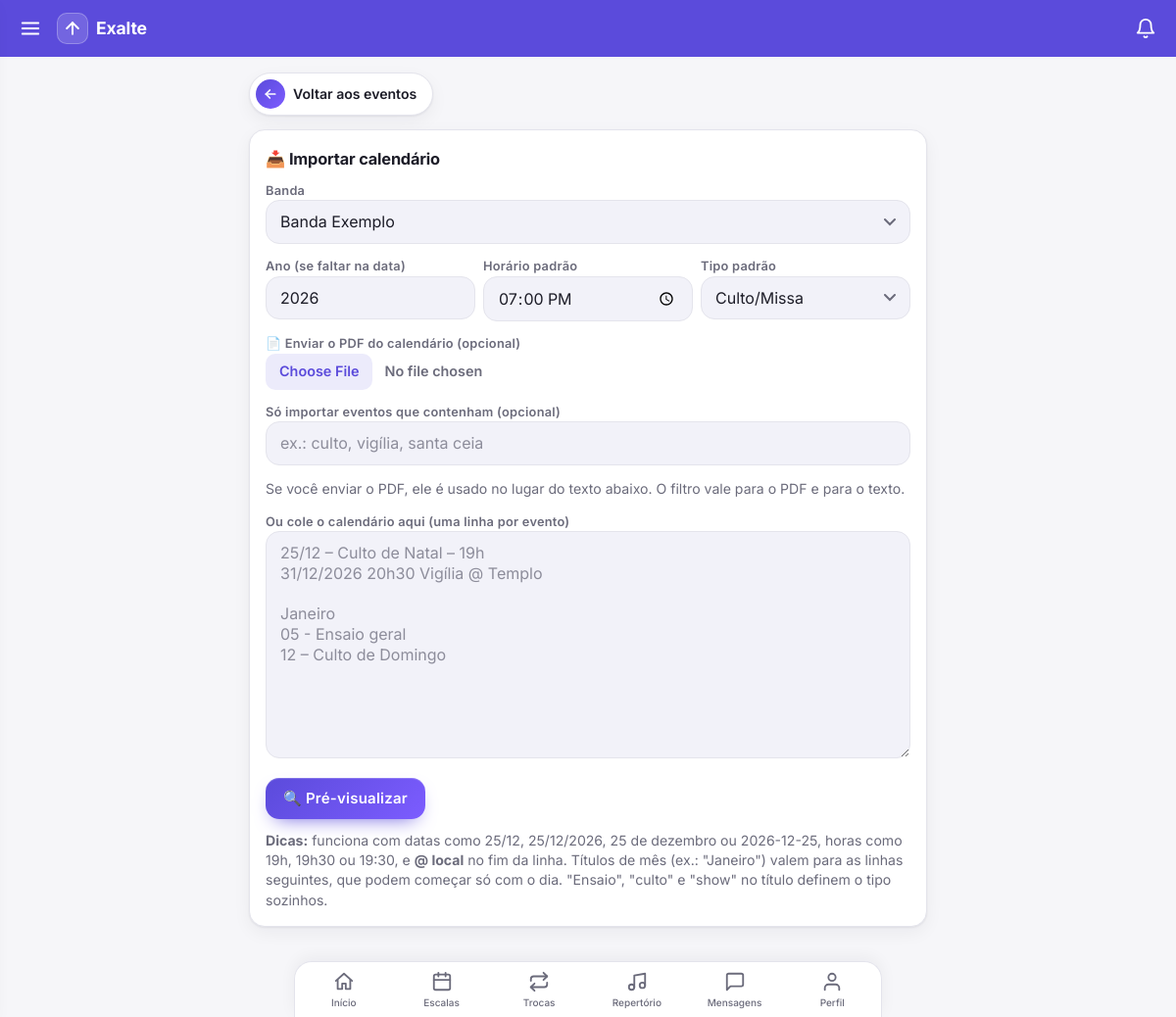
Page /eventos/importar/ (signed in) on the earlier database version.
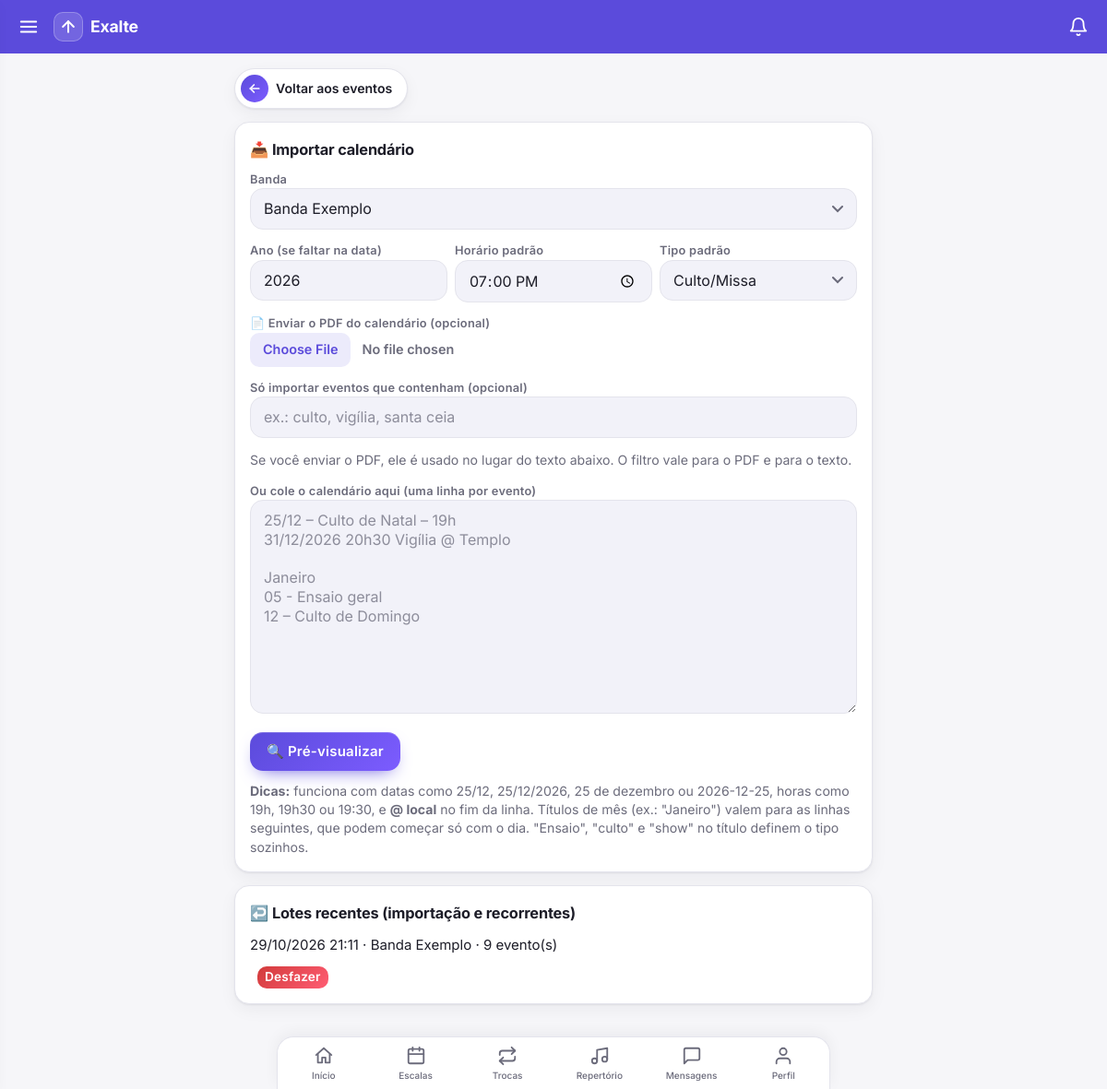
Same page on the later database version.
### core/models.py (models this page shows)
class ImportacaoEventos(models.Model):
    banda = models.ForeignKey(Banda, on_delete=models.CASCADE, related_name="importacoes")
    autor = models.ForeignKey(settings.AUTH_USER_MODEL, null=True, on_delete=models.SET_NULL)
    criado = models.DateTimeField(auto_now_add=True)

class Banda(models.Model):
    nome = models.CharField(max_length=100)
    descricao = models.TextField(blank=True)
    foto_em = models.DateTimeField(null=True, blank=True)
    def __str__(self):
        return self.nome

### core/views.py (the view, shortened to what this page needs)
# urls.py: path("eventos/importar/", v.importar_eventos, name="importar_eventos"),
@login_required
def importar_eventos(request):
    if not _eh_lider(request.user):
        return redirect("home")
    bandas = bandas_do_lider(request.user)
    ano_atual = timezone.localdate().year
    ctx = dict(bandas=bandas, tipos=Evento.TIPOS, ano=ano_atual, hora="19:00", tipo="culto", texto="",
               importacoes=(ImportacaoEventos.objects.filter(banda__in=bandas).select_related("banda")
                            .annotate(n=Count("eventos")).order_by("-criado")[:10]))
    if request.method != "POST":
        return render(request, "importar.html", ctx)

### core/forms.py (called while the page is built)
def bandas_do_lider(user):
    return Banda.objects.filter(membros__user=user, membros__papel="lider")

### core/leitura.py (called while the page is built)
def contagens(user):
    bandas = list(Membro.objects.filter(user=user).values_list("banda_id", flat=True))
    if not bandas:
        return {}
    marcas = dict(LeituraMensagens.objects.filter(user=user, banda_id__in=bandas).values_list("banda_id", "ate"))
    agora = timezone.now()
    novas = [LeituraMensagens(user=user, banda_id=b, ate=agora) for b in bandas if b not in marcas]
    if novas:
        LeituraMensagens.objects.bulk_create(novas, ignore_conflicts=True)
        marcas.update({n.banda_id: agora for n in novas})
    return {b: Mensagem.objects.filter(banda_id=b, criado__gt=marcas[b]).exclude(autor=user).count() for b in bandas}

### core/templatetags/menu.py (called while the page is built)
@register.simple_tag(takes_context=True)
def usuario_eh_lider(context):
    u = context["request"].user
    return u.is_authenticated and Membro.objects.filter(user=u, papel="lider").exists()

### core/views.py (called while the page is built)
def _eh_lider(user):
    return Membro.objects.filter(user=user, papel="lider").exists()

### core/templates/importar.html (shortened to what the changed rows need)
{% extends "base.html" %}{% block content %}
{% if linhas %}
<div class="card fm"><h2>👀 Confira antes de importar</h2>
<p class="mut">Banda: <b>{{ banda.nome }}</b>. Corrija o que precisar e desmarque o que não quer importar. Itens com ⚠️ já existem ou têm problema e vêm desmarcados. Mostrando {{ mostradas }} de {{ lidas }} linha(s) lidas.</p>
<p><button type="button" class="sec" onclick="document.querySelectorAll('.lin input[type=checkbox]').forEach(c=>c.checked=true)">Marcar todos</button> <button type="button" class="sec" onclick="document.querySelectorAll('.lin input[type=checkbox]').forEach(c=>c.checked=false)">Desmarcar todos</button></p>
<form method="post" id="form-conf">{% csrf_token %}<input type="hidden" name="acao" value="confirmar"><input type="hidden" name="banda" value="{{ banda.pk }}"><input type="hidden" name="total" value="{{ total }}">
{% for l in linhas %}<div class="lin"><label><input type="checkbox" name="ok_{{ l.i }}" {% if l.marcado %}checked{% endif %}>
{% if l.erro %}<span class="tag recusado">⚠️ {{ l.erro }}</span>{% elif l.dup %}<span class="tag">⚠️ Já existe</span>{% else %}<span class="tag confirmado">OK</span>{% endif %}
<span class="mut">{{ l.linha }}</span></label>
<div class="g"><input name="titulo_{{ l.i }}" value="{{ l.titulo }}" placeholder="Título">
<input type="datetime-local" name="quando_{{ l.i }}" value="{{ l.quando }}">
<select name="tipo_{{ l.i }}">{% for v, n in tipos %}<option value="{{ v }}" {% if v == l.tipo %}selected{% endif %}>{{ n }}</option>{% endfor %}</select>
<input name="local_{{ l.i }}" value="{{ l.local }}" placeholder="Local"></div></div>{% endfor %}
<p style="margin-top:12px"><button>✅ Importar selecionados</button> <a href="{% url 'importar_eventos' %}">Cancelar</a></p></form></div>
<script>document.getElementById("form-conf").addEventListener("submit",function(){document.querySelectorAll(".lin").forEach(function(l){var c=l.querySelector("input[type=checkbox]");if(c&&!c.checked)l.querySelectorAll("input:not([type=checkbox]),select").forEach(function(i){i.disabled=true})})});</script>
{% else %}
<div class="card fm"><h2>📥 Importar calendário</h2>
</div>
{% if importacoes %}<div class="card"><h2>↩️ Lotes recentes (importação e recorrentes)</h2>
{% for i in importacoes %}<p>{{ i.criado|date:"d/m/Y H:i" }} · {{ i.banda }} · {{ i.n }} evento(s)
<form class="inl" method="post" action="{% url 'importacao_desfazer' i.pk %}" onsubmit="return confirm('Desfazer? Os {{ i.n }} eventos desta importação serão apagados, junto com escalas e setlists deles.')">{% csrf_token %}<button class="no">Desfazer</button></form></p>{% endfor %}</div>{% endif %}
{% endif %}
{% endblock %}

Differences in the rows shown:
added ImportacaoEventos: criado "29/10/2026 21:11", banda "Banda Exemplo", n "9"
Other differences:
text now shown: "↩️ Lotes recentes (importação e recorrentes)"
